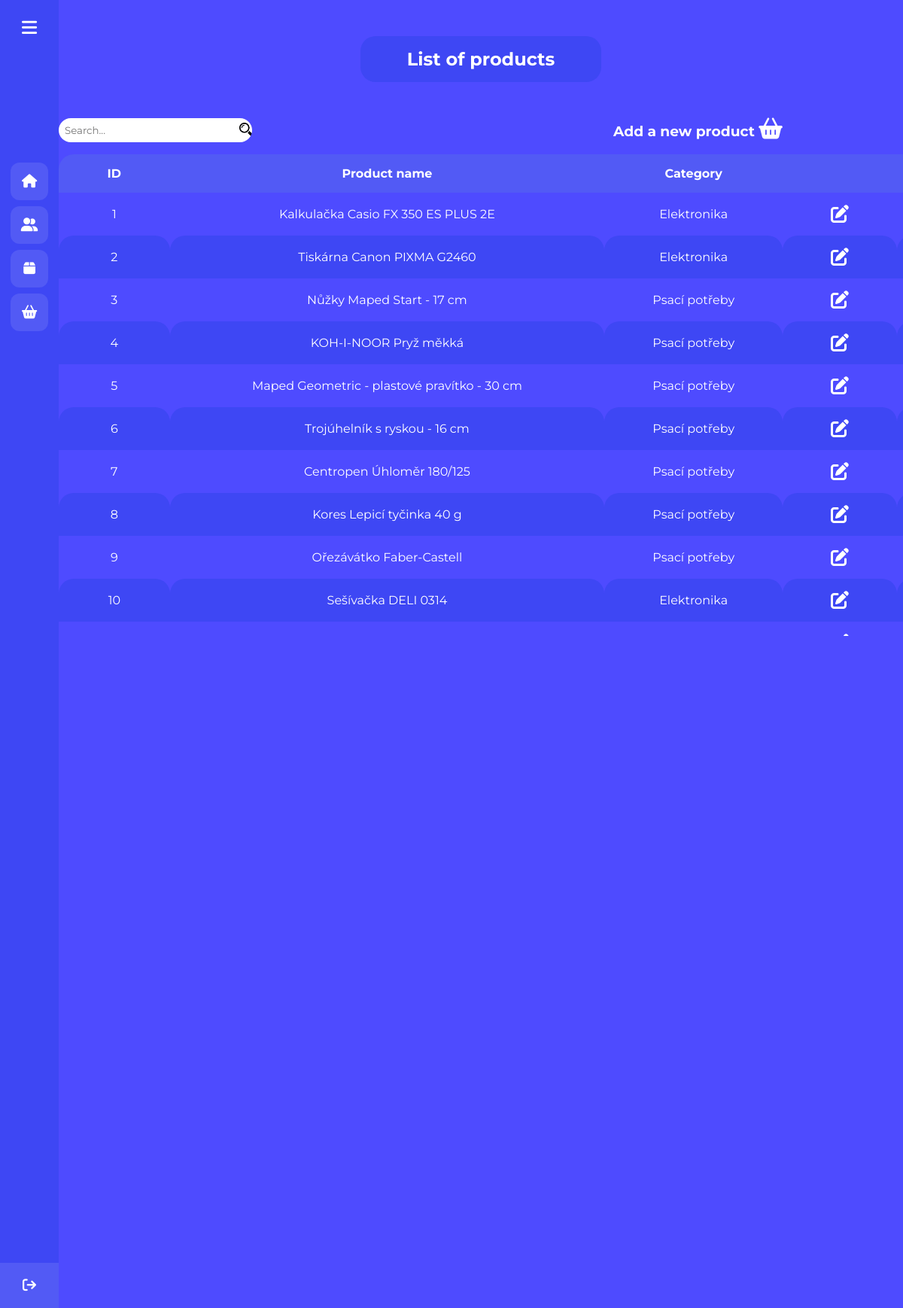
/products.php, run on the app's committed database.
### tables this page shows
CREATE TABLE `tbproducts` (
  `id` int(11) NOT NULL,
  `idCategories` int(11) NOT NULL,
  `name` varchar(100) NOT NULL,
  `description` varchar(1000) NOT NULL,
  `price` int(11) NOT NULL,
  `stock` int(11) NOT NULL,
  `category` varchar(250) NOT NULL
);

### products.php (the view, shortened to what this page needs)
<!doctype html>
<html lang="en">
<head>
    <link rel="stylesheet" href="style.css">
    <link rel="stylesheet" href="productStyle.css">
</head>
<body>
<div class="sidebar">
    <div class="logo-details">
        <i class="fa-solid fa-bars" id="btn" ></i>
    </div>
    <ul class="nav-list">
        <li>
            <a href="index.php">
                <i class="fa-solid fa-house"></i>
            </a>
        </li>
        <li>
            <a href="employee.php">
                <i class="fa-solid fa-user-group"></i>
            </a>
        </li>
        <li>
            <a href="products.php">
                <i class="fa-solid fa-box"></i>
            </a>
        </li>
        <li>
            <a href="salesEvidence.php">
                <i class="fa-solid fa-basket-shopping"></i>
            </a>
        </li>
        <li class="profile">
            <div class="profile-details">
                <div class="name_job">
                    <div class="name">Admin</div>
                    <div class="position">Admin</div>
                </div>
            </div>
            <i class="fa-solid fa-arrow-right-from-bracket" id="log_out" ></i>
        </li>
    </ul>
</div>
<section class="home-section">
    <?php
        require 'db.php';
        if(!empty($_GET["search"])) {
            $search = $_GET["search"];
        }
        else {
            $search = "";
        }
        $stmt = $pdo->prepare('SELECT * FROM tbProducts WHERE name LIKE "%" :name "%" OR category LIKE "%" :category "%"');
        $stmt->execute(['name' => $search, 'category' => $search]);
        $data = $stmt->fetchAll();
    ?>
    <div class="add-product-top">
        <h2>List of products</h2>
    </div>
    <div class="product-table">
        <div class="flex-product">
            <div class="product-search-bar">
                <form action="" method="GET">
                    <div class="search-icon">
                        <input type="search" name="search" placeholder="Search...">
                    </div>
            </form>
            </div>
            <div class="add-new-product">
                <a href="productAdd.php"><h3>Add a new product <i class="fa-solid fa-basket-shopping"></i></h3></a>
            </div>
        </div>
        <div class="table-scroll">
        <table>
            <thead>
                <tr>
                    <th>ID</th>
                    <th>Product name</th>
                    <th>Category</th>
                    <th></th>
                    <th></th>
                </tr>
            </thead>
            <tbody>
                <?php
                foreach ($data as $key => $value) : ?>
                <tr>
                    <td><?= $value['id']?></td>
                    <td><?= $value['name']?></td>
                    <td><?= $value['category']?></td>
                    <td><a href="productAdd.php?id=<?= $value['id'] ?>"><i class="fa-solid fa-pen-to-square"></i></a> </td>
                    <td> <a class="delete" href="deleteProduct.php?id=<?= $value['id'] ?>"><i class="fa-solid fa-trash-can"></i></a></td>
                </tr>
            <?php endforeach;?>
            </tbody>
        </table>
        </div>
    </div>
</section>
</body>
</html>

### style.css (style rules this page uses)
html { background-color: #4E4BFF; scroll-behavior: smooth; }
html, body { overflow: hidden; }
* { margin: 0; padding: 0; box-sizing: border-box; font-family: "Montserrat" , sans-serif; }
.sidebar { position: fixed; left: 0; top: 0; height: 100%; width: 78px; background: #3E47F4; padding: 6px 14px; z-index: 99; transition: all 0.5s ease; }
.sidebar .logo-details { height: 60px; display: flex; align-items: center; position: relative; }
.sidebar .logo-details #btn { position: absolute; top: 50%; right: 0; transform: translateY(-50%); font-size: 22px; transition: all 0.4s ease; font-size: 23px; text-align: center; cursor: pointer; transition: all 0.2s ease; }
.sidebar i { color: #fff; height: 60px; min-width: 50px; font-size: 28px; text-align: center; line-height: 60px; }
.sidebar .nav-list { margin-top: 150px; height: 100%; }
.sidebar li { position: relative; margin: 8px 0; list-style: none; }
.sidebar li a { display: flex; height: 100%; width: 100%; border-radius: 12px; align-items: center; text-decoration: none; transition: all 0.4s ease; background:#525AF5 ; }
.sidebar li i { height: 50px; line-height: 50px; font-size: 18px; border-radius: 12px; }
.sidebar li.profile { position: fixed; height: 60px; width: 78px; left: 0; bottom: -8px; padding: 10px 14px; background: #525AF5; transition: all 0.5s ease; overflow: hidden; }
.sidebar li .profile-details { display: flex; align-items: center; flex-wrap: nowrap; }
.sidebar li.profile .name, .sidebar li.profile .position { font-size: 15px; font-weight: 400; color: #fff; white-space: nowrap; }
.sidebar li.profile .position { font-size: 12px; }
.sidebar .profile #log_out { position: absolute; top: 50%; right: 0; transform: translateY(-50%); background: #525AF5; width: 100%; height: 60px; line-height: 60px; border-radius: 0px; transition: all 0.2s ease; }
.home-section { position: relative; top: 0; left: 78px; width: calc(100% - 78px); transition: all 0.5s ease; z-index: 2; }

### productStyle.css (style rules this page uses)
* { margin: 0; padding: 0; box-sizing: border-box; font-family: "Montserrat" , sans-serif; }
.add-product-top { margin: 0 auto; margin-top: 3rem; background-color: #3E47F4; width: 20rem; border-radius: 20px; }
.add-product-top h2 { color: white; text-align: center; padding: 1rem 3rem 1rem 3rem; }
.add-new-product { margin-left: 30rem; margin-top: 2rem; }
.product-search-bar { margin-bottom: 1rem; }
input[type="search"] { border: none; border-radius: 20px; padding: 0.5rem; padding-right: 5rem; background-image: url("images/search-icons-283914.png"); background-repeat: no-repeat; background-size: 7%; background-position: 15rem 6px; }
.add-product-top h2 { color: white; }
.add-new-product a { text-decoration: none; color: white; }
.search-icon { display: flex; margin-top: 2rem; }
.product-table { display: grid; justify-content: center; align-items: center; margin-top: 1rem; }
.flex-product { display: flex; }
.product-table table { border-collapse: collapse; }
.table-scroll { height: 40rem; overflow-y: scroll; }
.product-table th:first-child { border-radius: 20px 0 0 0; }
.product-table th:last-child { border-radius: 0 20px 0 0; }
.product-table th { background-color: #525AF5; height: 1rem; width: 1rem; color: white; }
.product-table th, td { text-align: center; padding: 1rem 4rem 1rem 4rem; color: white; white-space: nowrap; }
.product-table i { font-size: 1.5em; }
.product-table table thead tr:first-child { color: white; background-color: #4E4BFF; }
.product-table table tbody tr:nth-child(even) { background-color: #3E47F4; }
.product-table table tbody td { border-radius: 20px 20px 0 0; }
.product-table td a { text-decoration: none; color: white; }

### data on the page
tbproducts: id "1", name "Kalkulačka Casio FX 350 ES PLUS 2E", category "Elektronika"
tbproducts: id "2", name "Tiskárna Canon PIXMA G2460", category "Elektronika"
tbproducts: id "3", name "Nůžky Maped Start - 17 cm", category "Psací potřeby"
tbproducts: id "4", name "KOH-I-NOOR Pryž měkká", category "Psací potřeby"
tbproducts: id "5", name "Maped Geometric - plastové pravítko - 30 cm", category "Psací potřeby"
tbproducts: id "6", name "Trojúhelník s ryskou - 16 cm", category "Psací potřeby"
tbproducts: id "7", name "Centropen Úhloměr 180/125", category "Psací potřeby"
tbproducts: id "8", name "Kores Lepicí tyčinka 40 g", category "Psací potřeby"
tbproducts: id "9", name "Ořezávátko Faber-Castell", category "Psací potřeby"
tbproducts: id "10", name "Sešívačka DELI 0314", category "Elektronika"
